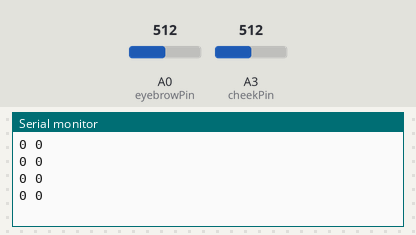
Simulated run of this sketch. Board: Arduino Uno, built with avr-gcc and run on an emulated ATmega328P. On the bench: the last lines printed to the serial monitor. The inputs (shaded band) are chosen by the test bench; at power-on: A0 (eyebrowPin) = 512, A3 (cheekPin) = 512.

Above: at 1.2 s.
1.3 s: A0 (eyebrowPin) set to 716
At 1.66 s:
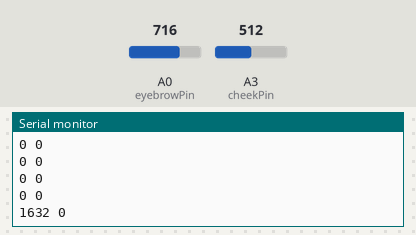
2.8 s: A3 (cheekPin) set to 716
At 2.9 s:
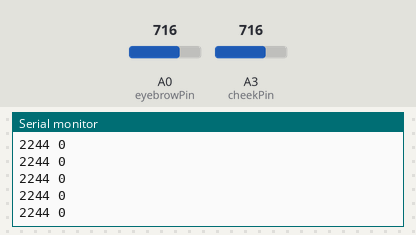
4.3 s: A0 (eyebrowPin) set to 900
At 4.38 s:
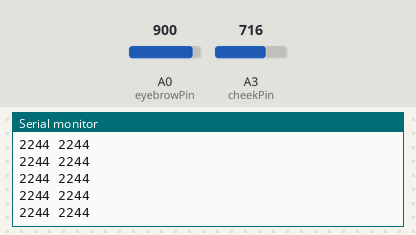
5.8 s: A3 (cheekPin) set to 900
At 5.87 s:
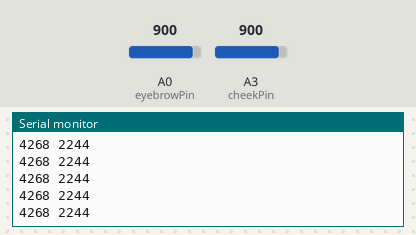
Timing chart, 0 to 8.3 s (numbered marks = the images above; inputs shaded):
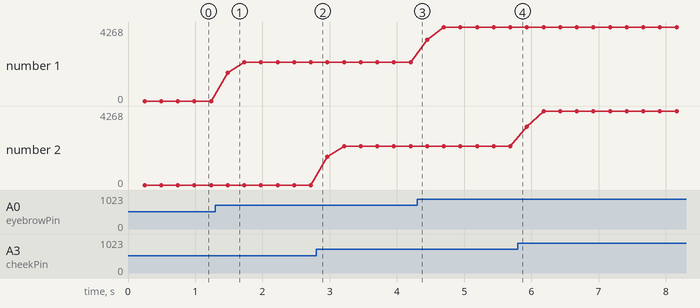

The sketch:

running_average.ino
```cpp
// initialize input port
int eyebrowPin = A0; // from eyebrow
int cheekPin = A3; // from cheek
//int templePin = A3; // from temple

int eyebrow;
int eyebrow_min = 10000;
int cheek;
int cheek_min = 10000;
int temp;

int window = 10; // window width for running average

void setup() {
  // put your setup code here, to run once:
  Serial.begin(9600);
}

void loop() {
  // put your main code here, to run repeatedly:
  eyebrow = 0;
  cheek = 0;
  //temple = 0;
  for (int i = 0; i <= window; i++) {
    analogRead(eyebrowPin);
    delay(10);
    eyebrow += analogRead(eyebrowPin);
    delay(1);
    analogRead(cheekPin);
    delay(10);
    cheek += analogRead(cheekPin);
    delay(1);
  }
//   eyebrow = eyebrow / window;
  if (eyebrow < eyebrow_min) {
    eyebrow_min = eyebrow;
  }
  eyebrow -= eyebrow_min;
//   cheek = cheek / window;
  if (cheek < cheek_min) {
    cheek_min = cheek;
  }
  cheek -= cheek_min;
  Serial.print(eyebrow);
  Serial.print(" ");
  Serial.print(cheek);
  Serial.println();
}
```

Measured:
- after the input at 1.3 s, the serial monitor: prints a new line after 0.18 s (image 1)
- plotted number 1: 0 → 2244 after the input at 1.3 s, 2244 → 4268 after the input at 4.3 s
